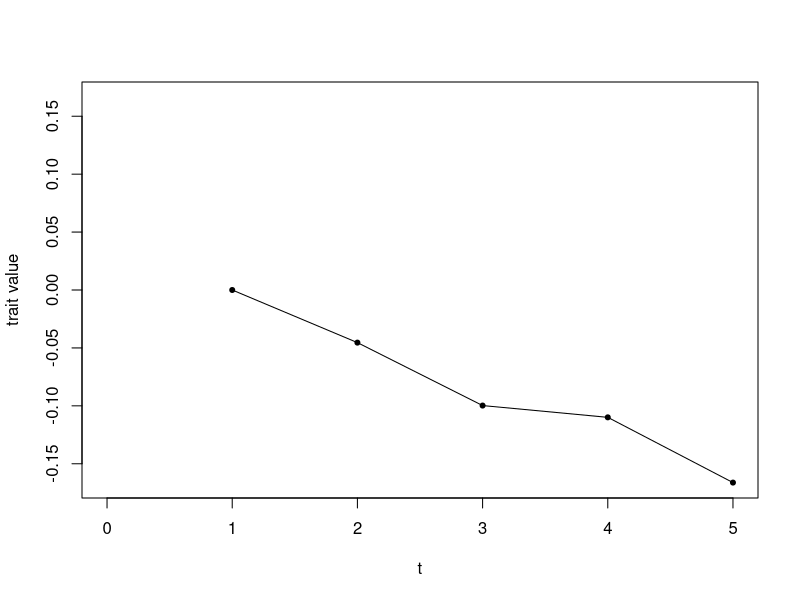
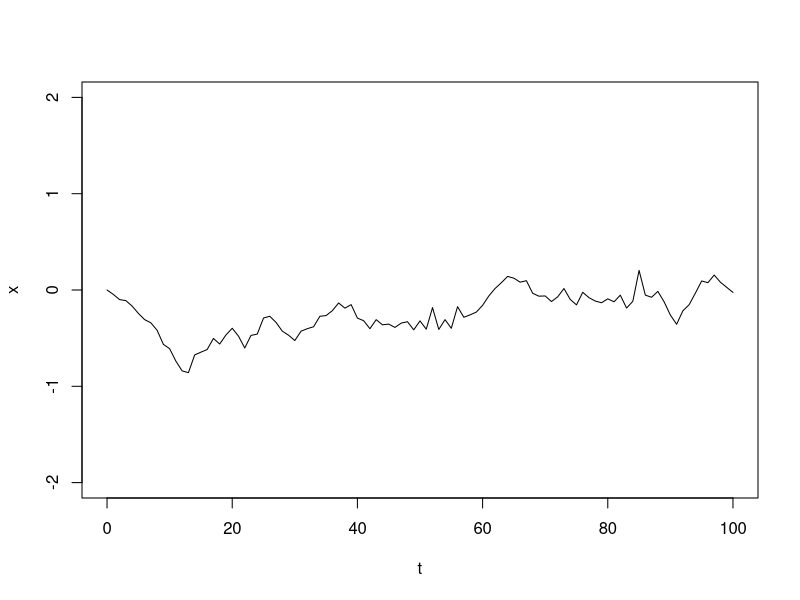
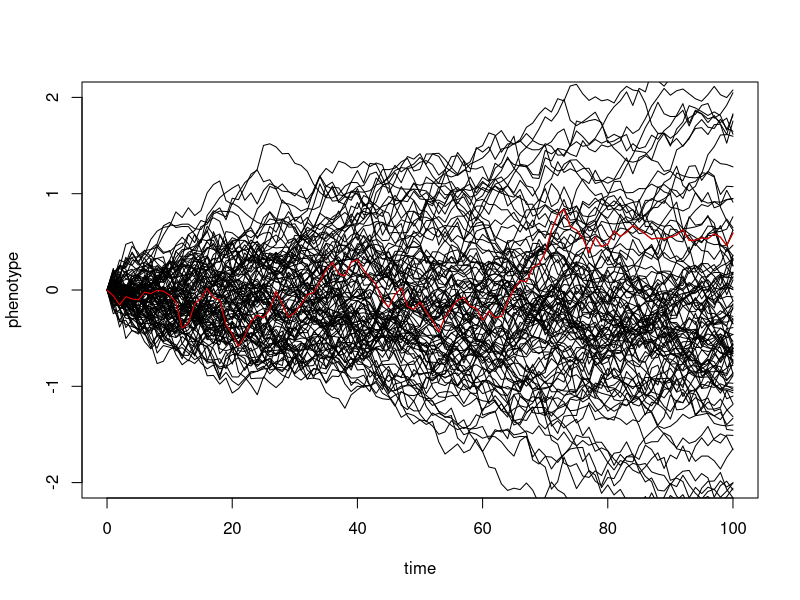
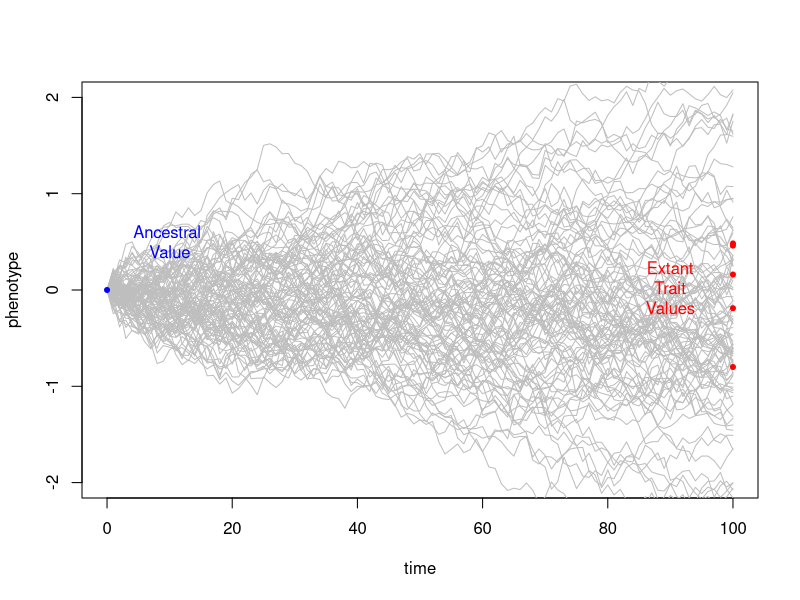
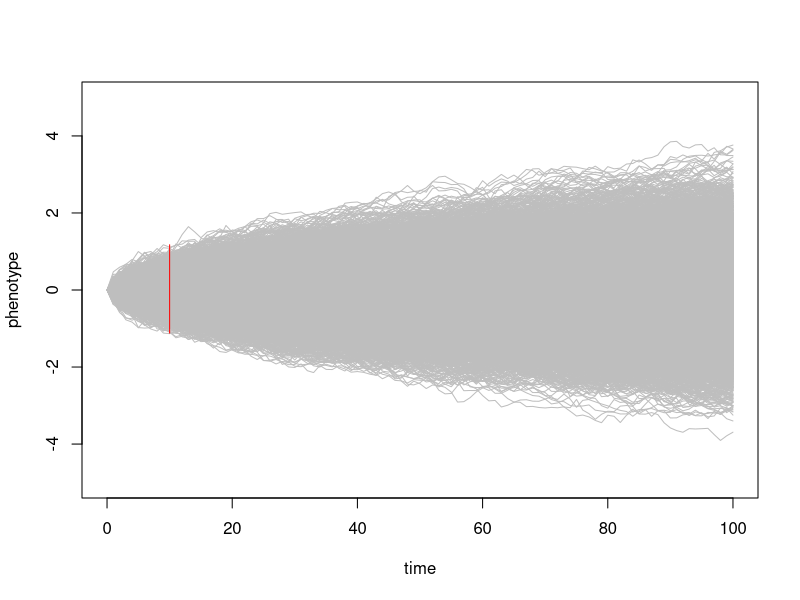
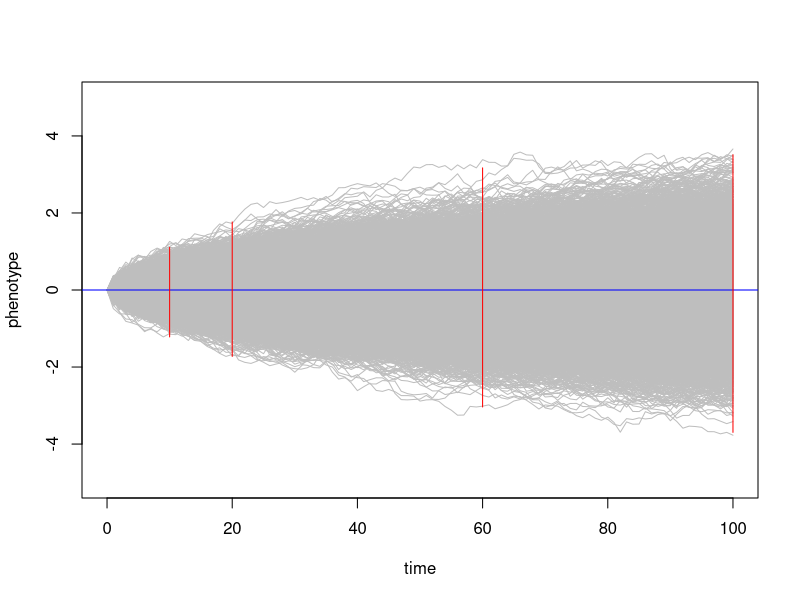
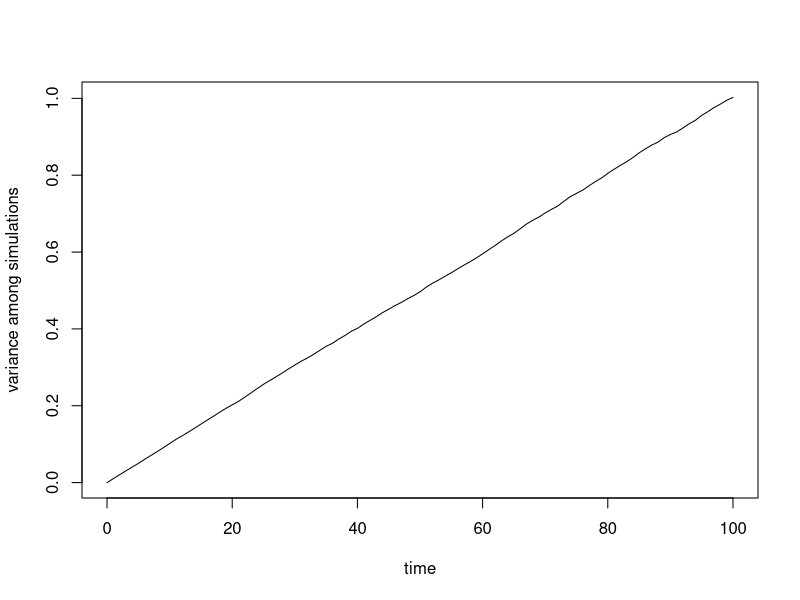

Write R code to recreate these figures, in order.
## ---- chunk 1
knitr::opts_chunk$set(echo = TRUE)
## ---- chunk 2
knitr::opts_chunk$set(echo = TRUE, warning = FALSE, message = FALSE)
## ---- chunk 3
t <- 0:100  
## ---- chunk 4
sig2 <- 0.01 
## ---- chunk 5
x <- rnorm(n = length(t) - 1, sd = sqrt(sig2))
x
## ---- chunk 6
stepwise_values <- numeric()

stepwise_values[1] <- 0
stepwise_values[2] <- stepwise_values[1] + x[1]
stepwise_values[3] <- stepwise_values[2] + x[2]
stepwise_values[4] <- stepwise_values[3] + x[3]
stepwise_values[5] <- stepwise_values[4] + x[4]
## ---- chunk 7
abs_max <- max(abs(stepwise_values))

plot(1, stepwise_values[1], 
     xlim = c(0,5), ylim = c(-abs_max,abs_max), 
     xlab = "t", ylab = "trait value", 
     pch = 20, type = "o")

points(2, stepwise_values[2], pch = 20)

points(3, stepwise_values[3], pch = 20)

points(4, stepwise_values[4], pch = 20)

points(5, stepwise_values[5], pch = 20)

lines(1:5, stepwise_values)
## ---- chunk 8
x <- c(0, cumsum(x))
plot(t, x, type = "l", ylim = c(-2, 2))
## ---- chunk 9
t <- 0:100
sig2 <- 0.01
nsim <- 100

X <- matrix(rnorm(n = nsim * (length(t) - 1), sd = sqrt(sig2)), nsim, length(t) - 1)
sim_matrix <- cbind(rep(0, nsim), t(apply(X, 1, cumsum))) #matrix of simulations
## ---- chunk 10
plot(t, sim_matrix[1, ], xlab = "time", ylab = "phenotype", ylim = c(-2, 2), type = "l")

apply(sim_matrix[2:nsim, ], 1, function(x, t) lines(t, x), t = t)
lines(t, sim_matrix[1, ], xlab = "time", ylab = "phenotype", ylim = c(-2, 2), col = "red")
## ---- chunk 11
plot(t, sim_matrix[1, ], xlab = "time", ylab = "phenotype", 
     ylim = c(-2, 2), type = "l", col = "grey")
apply(sim_matrix[2:nsim, ], 1, function(x, t) lines(t, x, col = "grey"), t = t)
points(0,0, col = "blue", pch = 20)
text(10,.5, "Ancestral \nValue", col = "blue")
points(x = rep(100, times = 5), 
       y = sim_matrix[c(1:5),100],
       col = "red", pch = 20)
text(90, mean(sim_matrix[c(1:5),100]), "Extant\nTrait\nValues", col = "red")
## ---- chunk 12
nsim <- 10000
X <- matrix(rnorm(n = nsim * (length(t) - 1), sd = sqrt(sig2)), nsim, length(t) - 1)
sim_matrix <- cbind(rep(0, nsim), t(apply(X, 1, cumsum)))
plot(t, sim_matrix[1, ], xlab = "time", ylab = "phenotype", 
     ylim = c(-5, 5), type = "l", col = "grey")
apply(sim_matrix[2:nsim, ], 1, function(x, t) lines(t, x, col = "grey"), t = t)
segments(x0 = 10, y0 = min(sim_matrix[,10]), y1 = max(sim_matrix[,10]), col = "red" )
## ---- chunk 13
nsim <- 10000
X <- matrix(rnorm(n = nsim * (length(t) - 1), sd = sqrt(sig2)), nsim, length(t) - 1)
sim_matrix <- cbind(rep(0, nsim), t(apply(X, 1, cumsum)))
plot(t, sim_matrix[1, ], xlab = "time", ylab = "phenotype", 
     ylim = c(-5, 5), type = "l", col = "grey")
apply(sim_matrix[2:nsim, ], 1, function(x, t) lines(t, x, col = "grey"), t = t)
abline(h = 0, col = "blue")
segments(x0 = c(10, 20, 60, 100), y0 = c(min(sim_matrix[,10]), 
                                         min(sim_matrix[,20]),
                                         min(sim_matrix[,60]),
                                         min(sim_matrix[,100])),
                                  y1 = c(max(sim_matrix[,10]), 
                                         max(sim_matrix[,20]),
                                         max(sim_matrix[,60]),
                                         max(sim_matrix[,100]))
         , col = "red" )
## ---- chunk 14
v <- apply(sim_matrix, 2, var)
plot(t, v, type = "l", xlab = "time", ylab = "variance among simulations")
